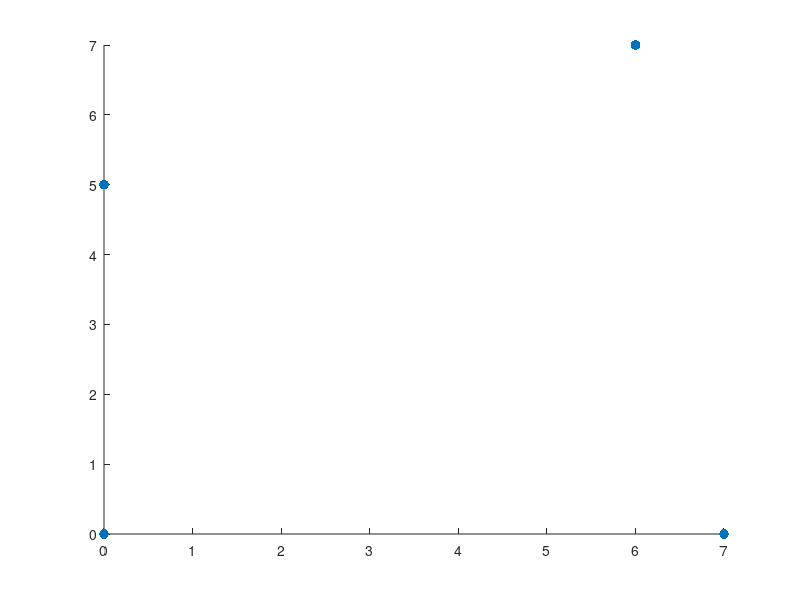

Reproduce this figure in MATLAB. (Note: this script raises an error after producing the figure.)
%% prob 1
data = [0, 0; 0,5; 6,7; 7,0];
sz=50;
scatter(data(:,1),data(:,2), sz, 'filled')

%% part a
g1_mean = data(1,:);
g2_mean = data(4,:);

%(0,5)
v1a = data(2,:) - g1_mean;
dis1a = sqrt(v1a*v1a'); %5

v2a = data(2,:) - g2_mean;
dis2a = sqrt(v2a*v2a'); %8.60

%(6,7)
v1b = data(3,:) - g1_mean;
dis1b = sqrt(v1b*v1b'); %9.22

v2b = data(3,:) - g2_mean;
dis2b = sqrt(v2b*v2b'); %7.07

%% part b
g1_mean = [3,3];
g2_mean = [7,0];

%(0,0)
v1a = data(1,:) - g1_mean;
dis1a = sqrt(v1a*v1a'); %4.24

v1b = data(1,:) - g2_mean;
dis1b = sqrt(v1b*v1b'); %7

%(0,5)
v2a = data(2,:) - g1_mean;
dis2a = sqrt(v2a*v2a'); %3.61

v2b = data(2,:) - g2_mean;
dis2b = sqrt(v2b*v2b'); %8.60

%(6,7)
v3a = data(3,:) - g1_mean;
dis3a = sqrt(v3a*v3a'); %5

v3b = data(3,:) - g2_mean;
dis3b = sqrt(v3b*v3b'); %7.07

%(7,0)

%% prob 2
load clustering_data.txt
data = clustering_data;

%% part a
n=31;
cluster = cell(1,30);
group_size = [];
measures = [];
while n>1
    n = n-1
    [idx,C,sumd] = kmeans(data,2); 
    cluster{n} = idx;
    ngroup1 = size(idx(idx==1),1);
    ngroup2 = size(idx(idx==2),1);
    group_size = [group_size; [ngroup1, ngroup2]];
    sum = sumd(1) + sumd(2)
    measures = [measures; sum];
end

group_size
find(measures == min(measures(:))) %14
clusterID = cluster{14};

%% part b
% using 'Start' = 'cluster' as initilization points method
[ cluster, bestID, MinDist] = cluster_30times( data, 31, 'Start','cluster')
MinDist
bestID
%cluster;

%% part b 1000 times competitions
m=100;
min_dists = [];
while m > 0
   m = m-1;
   [ cluster1, bestID_1, MinDist_1] = cluster_30times( data, 31, 'Start', 'plus');
   [ cluster2, bestID_2, MinDist_2] = cluster_30times( data, 31, 'Start', 'cluster');
   min_dists = [min_dists; [MinDist_1, MinDist_2]];
end    

%% t test for two means
[h,p] = ttest(min_dists(:,1),min_dists(:,2))
%no significant different
% p = 0.4253

%% part c
load class_labels.txt
%cluster
ngroup1 = size(clusterID(clusterID==1),1);
ngroup2 = size(clusterID(clusterID==2),1);
if ngroup1 >= ngroup2
    clusterID(clusterID==1) = 0;
    clusterID(clusterID==2) = 1;
else
    clusterID(clusterID==2) = 0;
    clusterID(clusterID==1) = 1;
end

crosstab(clusterID, class_labels)

%% prob 3
load Data.txt
data = Data;

scores = [];
for i = 1:70
    x = data(:,i);
    y = data(:, 71);
    fs = Fisher_score(x,y);
    scores(i) = fs;
end

[val ind] = sort(scores,'descend');
ind(1:20)
val(1:20)

%% AUC score

AUC_scores = [];
for i = 1:70
    x = data(:,i);
    y = data(:, 71);
    [X,Y,T,AUC] = perfcurve(y,x,0);
    AUC_scores(i) = AUC;
end

[val ind] = sort(AUC_scores,'descend');
ind(1:20)
val(1:20)

